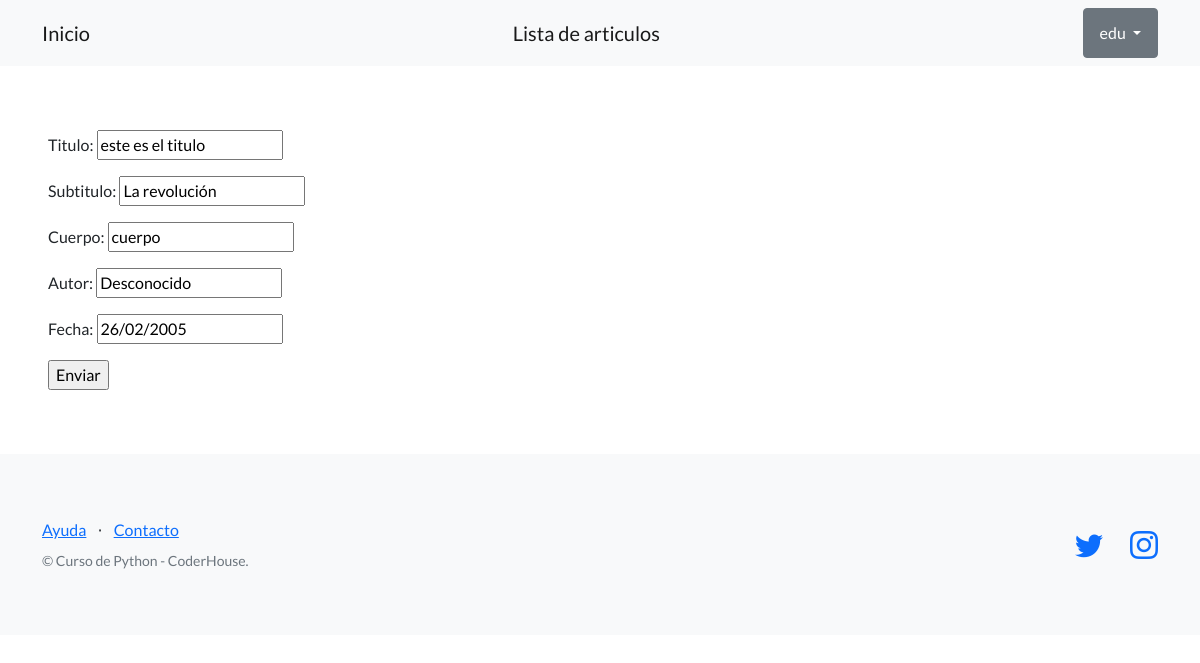
The app's page /info/editarArticulos/4 (signed in) with its own data.
### articulos/models.py (models this page shows, shortened)
class Articulo(models.Model):
    titulo = models.CharField(max_length=164)
    subtitulo = models.CharField(max_length=164)
    cuerpo = models.CharField(max_length=254)
    autor = models.CharField(max_length=164)
    fecha = models.DateField()
    creador = models.ForeignKey(User, on_delete=models.SET_NULL, null=True)

### articulos/views.py (the view)
# urls.py: path('editarArticulos/<int:id>', editar_articulo, name="editar_articulos"),
@login_required
def editar_articulo(request, id):
    articulo = Articulo.objects.get(id=id)
    if request.method == "POST":
        formulario = ArticuloFormulario(request.POST)
        if formulario.is_valid():
            data = formulario.cleaned_data
            articulo.titulo = data["titulo"]
            articulo.subtitulo = data["subtitulo"]
            articulo.cuerpo = data["cuerpo"]
            articulo.autor = data["autor"]
            articulo.fecha = data["fecha"]
            articulo.save()
            url_exitosa = reverse('lista_articulos')
            return redirect(url_exitosa)
    else:
        inicial = {
            'titulo': articulo.titulo,
            'subtitulo': articulo.subtitulo,
            'cuerpo': articulo.cuerpo,
            'autor': articulo.autor,
            'fecha': articulo.fecha
        }
        formulario = ArticuloFormulario(initial=inicial)
    return render(
        request=request,
        template_name= 'articulos/formulario_articulo.html',
        context={'formulario':formulario},
        )

### articulos/forms.py
class ArticuloFormulario(forms.Form):
    titulo = forms.CharField(max_length=164)
    subtitulo = forms.CharField(max_length=164)
    cuerpo = forms.CharField(max_length=254)
    autor = forms.CharField(max_length=164)
    fecha = forms.DateField(input_formats=["%d/%m/%Y"])

### articulos/templates/articulos/formulario_articulo.html (shortened to what this page needs)
{% extends "articulos/base.html" %}
{% block contenido %}
<form  method="post">
    {{ formulario.as_p }}
    <input type="submit" value="Enviar">
</form>
{% endblock contenido %}

### articulos/templates/articulos/base.html (shortened to what this page needs)
{% load static %}
<!DOCTYPE html>
<html lang="en">
    <head>
        <link href="https://cdn.jsdelivr.net/npm/bootstrap-icons@1.5.0/font/bootstrap-icons.css" rel="stylesheet" type="text/css" />
        <link href="{% static 'css/styles.css' %}" rel="stylesheet"/>
    </head>
    <body>
        <nav class="navbar navbar-light bg-light static-top">
            <div class="container">
                <a class="navbar-brand" href="{% url 'inicio' %}">Inicio</a>
                <a class="navbar-brand" href="{% url 'lista_articulos' %}">Lista de articulos</a>
                {% if user.is_authenticated %}
                <div class="dropdown">
                    <button class="btn btn-secondary dropdown-toggle" type="button" id="dropdownMenu1" data-bs-toggle="dropdown" aria-expanded="false" >
                        <div style="display: inline-flex;">
                            <span>{{ user.username }}</span>
                        </div>
                    </button>
                </div>
                {% else %}
                <a class="btn btn-primary" href="{% url 'login' %}">Inicio sesión</a>
                <a class="btn btn-primary" href="{% url 'registro' %}">Registro</a>
                <a class="btn btn-primary" href="{% url 'about' %}">A cerca de mi</a>
                {% endif %}
            </div>
        </nav>
        <section style="padding:4rem 3rem;">
           {% block contenido %}
           {% endblock contenido %}
        </section>
        <footer class="footer bg-light">
            <div class="container">
                <div class="row">
                    <div class="col-lg-6 h-100 text-center text-lg-start my-auto">
                        <ul class="list-inline mb-2">
                            <li class="list-inline-item"><a href="#!">Ayuda</a></li>
                            <li class="list-inline-item">⋅</li>
                            <li class="list-inline-item"><a href="#!">Contacto</a></li>
                        </ul>
                        <p class="text-muted small mb-4 mb-lg-0">&copy; Curso de Python - CoderHouse.</p>
                    </div>
                    <div class="col-lg-6 h-100 text-center text-lg-end my-auto">
                        <ul class="list-inline mb-0">
                            <li class="list-inline-item me-4">
                                <a href="https://twitter.com/coderhouse"><i class="bi-twitter fs-3"></i></a>
                            </li>
                            <li class="list-inline-item">
                                <a href="https://www.instagram.com/coderhouse/?hl=es"><i class="bi-instagram fs-3"></i></a>
                            </li>
                        </ul>
                    </div>
                </div>
            </div>
        </footer>
    </body>
</html>

### records on screen
Articulo: titulo "este es el titulo", subtitulo "La revolución", cuerpo "cuerpo", autor "Desconocido", fecha "26/02/2005"

### other values on screen
{{ user.username }} "edu"
